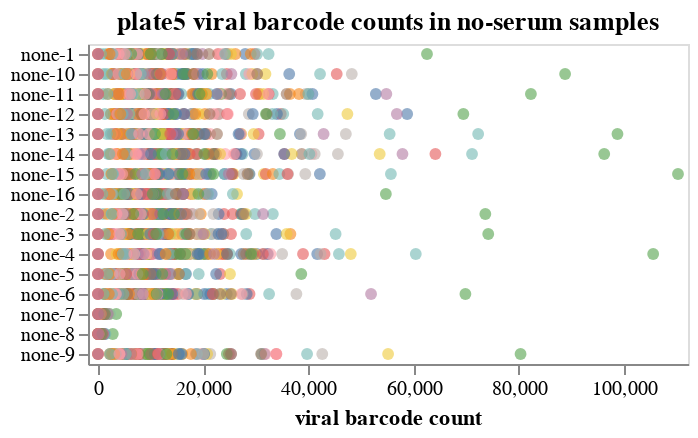

The code cell stored with this chart in its notebook:
### Markdown cell above
Compute and plot the no-serum sample viral barcode counts and check if they pass the QC filters.

### Code cell
no_serum_counts = (
    counts
    .query("serum == 'none'")
    .query("not neut_standard")
    .merge(neut_standard_counts, validate="many_to_one")
    [["barcode", "strain", "sample_noplate", "count", "neut_standard_count"]]
    .assign(
        passes_qc=lambda x: (
            x["count"] >= qc_thresholds["min_no_serum_viral_barcode_count"]
        ),
    )
)

# make chart
no_serum_counts_chart = (
    alt.Chart(no_serum_counts)
    .add_params(barcode_selection)
    .encode(
        alt.X("count", title="viral barcode count", scale=alt.Scale(nice=False, padding=5)),
        alt.Y("sample_noplate", title=None),
        alt.Fill("barcode", legend=None),
        strokeWidth=alt.condition(barcode_selection, alt.value(2), alt.value(0)),
        size=alt.condition(barcode_selection, alt.value(60), alt.value(35)),
        tooltip=no_serum_counts.columns.tolist(),
    )
    .mark_circle(fillOpacity=0.6, stroke="black", strokeOpacity=1)
    .properties(
        height=alt.Step(10),
        width=300,
        title=f"{plate} viral barcode counts in no-serum samples",
    )
    .configure_axis(grid=False)
    .configure_legend(titleLimit=1000)
    .interactive()
)

display(no_serum_counts_chart)

# QC check
if (no_serum_counts["passes_qc"]).all():
    print(f"\nAll samples pass {qc_thresholds['min_no_serum_viral_barcode_count']=}")
else:
    print(f"\nSamples failing {qc_thresholds['min_no_serum_viral_barcode_count']=}")
    display(no_serum_counts.query("not passes_qc"))
    qc_failures.add("min_no_serum_viral_barcode_count")

### Figure 1 — Vega-Lite specification as saved in the notebook (floating-point values rounded to 4 significant figures; data arrays with more than 128 entries replaced by an {"elided": "..."} marker saying what was removed)
{"config": {"view": {"continuousWidth": 300, "continuousHeight": 300}, "axis": {"grid": false}, "legend": {"titleLimit": 1000}}, "data": {"name": "data-db73f28293e141fc81225219d80c5a80"}, "mark": {"type": "circle", "fillOpacity": 0.6, "stroke": "black", "strokeOpacity": 1}, "encoding": {"fill": {"field": "barcode", "legend": null, "type": "nominal"}, "size": {"condition": {"param": "param_2", "value": 60, "empty": false}, "value": 35}, "strokeWidth": {"condition": {"param": "param_2", "value": 2, "empty": false}, "value": 0}, "tooltip": [{"field": "barcode", "type": "nominal"}, {"field": "strain", "type": "nominal"}, {"field": "sample_noplate", "type": "nominal"}, {"field": "count", "type": "quantitative"}, {"field": "neut_standard_count", "type": "quantitative"}, {"field": "passes_qc", "type": "nominal"}], "x": {"field": "count", "scale": {"nice": false, "padding": 5}, "title": "viral barcode count", "type": "quantitative"}, "y": {"field": "sample_noplate", "title": null, "type": "nominal"}}, "height": {"step": 10}, "params": [{"name": "param_2", "select": {"type": "point", "fields": ["barcode"], "on": "mouseover"}}, {"name": "param_12", "select": {"type": "interval", "encodings": ["x", "y"]}, "bind": "scales"}], "title": "plate5 viral barcode counts in no-serum samples", "width": 300, "$schema": "https://vega.github.io/schema/vega-lite/v5.15.1.json", "datasets": {"data-db73f28293e141fc81225219d80c5a80": {"elided": "1808 records"}}}
